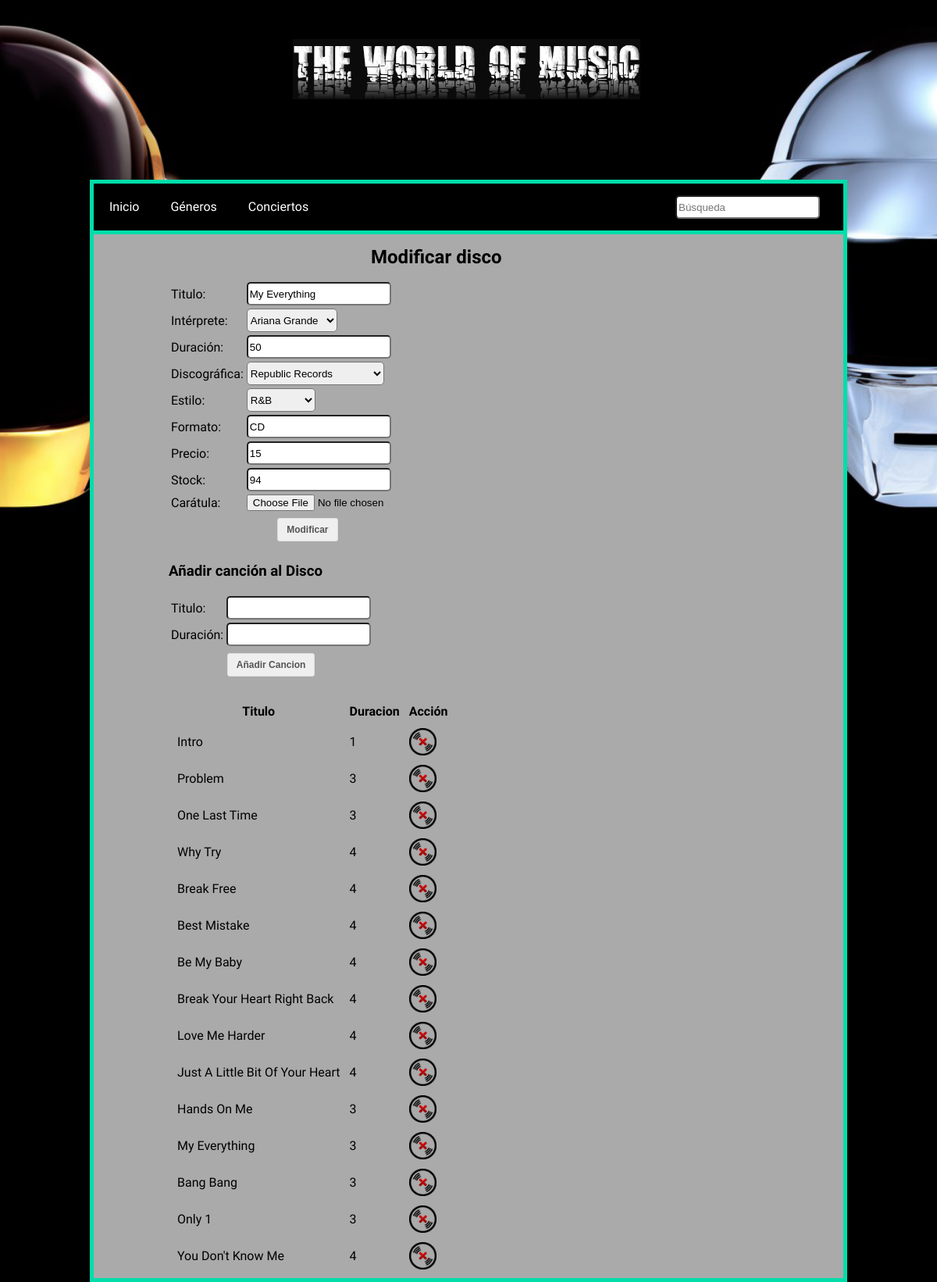
The app's page /modificardisco.php?idDisco=7 with its own data.
### tables this page shows
CREATE TABLE IF NOT EXISTS `disco` (
  `idDisco` int(5) NOT NULL,
  `titulo` varchar(50) DEFAULT NULL,
  `duracion` int(5) DEFAULT NULL,
  `formato` varchar(50) DEFAULT NULL,
  `precio` decimal(6,0) DEFAULT NULL,
  `stock` int(5) DEFAULT NULL,
  `caratula` varchar(50) NOT NULL,
  `idDiscografica` int(9) NOT NULL,
  `idInter` int(9) NOT NULL,
  `idEstilo` int(9) NOT NULL
);

CREATE TABLE IF NOT EXISTS `canciones` (
  `idCancion` int(9) NOT NULL,
  `titulo` varchar(50) NOT NULL,
  `duracion` int(9) NOT NULL,
  `idDisco` int(5) NOT NULL
);

### modificardisco.php (the view, shortened to what this page needs)
<html>
    <head>
        <?php
            switch ($line["tema"]) {
        ?>
        <?php
                default:
        ?>
                    <link href="css/estilos.css" rel="stylesheet" type="text/css">
        <?php
                    break;
            }
        ?>
        <link href="css/estilosModificar.css" rel="stylesheet" type="text/css">
    </head>
    <body>
    <div id="top">
        <a href="index.php"><div id="logo"></div></a>
    </div>
    <div id="middle">
        <?php
            include("menu.php");
        ?>
        <div id="contenido">
        <?php
        if(!empty($_GET['idDisco'])){
            $query="SELECT * FROM disco where idDisco='".$_GET['idDisco']."'";
            $result = mysql_query($query) or die('Consulta fallida: ' . mysql_error());
            $line = mysql_fetch_array($result, MYSQL_ASSOC);
            $query = "SELECT * FROM interprete";
            $result2 = mysql_query($query) or die('Consulta fallida: ' . mysql_error());
            $query = "SELECT * FROM discografica";
            $result3 = mysql_query($query) or die('Consulta fallida: ' . mysql_error());
            $query = "SELECT * FROM estilo";
            $result4 = mysql_query($query) or die('Consulta fallida: ' . mysql_error());
            $query="SELECT * FROM canciones where idDisco='".$_GET['idDisco']."'";
            $result5 = mysql_query($query) or die('Consulta fallida: ' . mysql_error());
            echo "<h2>Modificar disco</h2>";
            echo "<form method='post'  action='modificardisco.php'>";
            echo "<table>";
            echo "<tr><td>Titulo:</td><td><input type='text' class='texto' name='titulo' value='".$line['titulo']."' required></td></tr>";
            echo "<tr><td>Intérprete:</td><td><select class='texto' name='interp'>";
            while ($line2 = mysql_fetch_array($result2, MYSQL_ASSOC)) {
                if($line['idInter']==$line2['idInt']){
                    echo "<option value='".$line2['idInt']."' selected>".$line2['alias']."</option>";
                }else{
                    echo "<option value='".$line2['idInt']."'>".$line2['alias']."</option>";
                }
            }
            echo "<tr><td>Duración:</td><td><input type='text' class='texto' name='duracion' value='".$line['duracion']."'></td></tr>";
            echo "<tr><td>Discográfica:</td><td><select class='texto' name='discog'>";
            while ($line3 = mysql_fetch_array($result3, MYSQL_ASSOC)) {
                if($line['idDiscografica']==$line3['idDiscografica']){
                    echo "<option value='".$line3['idDiscografica']."' selected>".$line3['nombre']."</option>";
                }else{
                    echo "<option value='".$line3['idDiscografica']."'>".$line3['nombre']."</option>";
                }
            }
            echo "<tr><td>Estilo:</td><td><select class='texto' name='estilo'>";
            while ($line4 = mysql_fetch_array($result4, MYSQL_ASSOC)) {
                if($line['idEstilo']==$line4['idEstilo']){
                    echo "<option value='".$line4['idEstilo']."' selected>".$line4['tipo']."</option>";
                }else{
                    echo "<option value='".$line4['idEstilo']."'>".$line4['tipo']."</option>";
                }
            }
            echo "<tr><td>Formato:</td><td><input type='text' class='texto' name='formato' value='".$line['formato']."'></td></tr>";
            echo "<tr><td>Precio:</td><td><input type='text' class='texto' name='precio' value='".$line['precio']."'></td></tr>";
            echo "<tr><td>Stock:</td><td><input type='text' class='texto' name='stock' value='".$line['stock']."'></td></tr>";
            echo "<tr><td>Carátula:</td><td><input type='file' accept='image/*' name='caratula'></td></tr>";
            echo "<tr><td colspan=2 align=center><input type='submit' name='modif' class='button' value='Modificar'></td></tr>";
            echo "</table>";
            echo "</form>";
            echo "<h3>Añadir canción al Disco</h3>";
            echo "<form method='post' action='modificardisco.php'>";
            echo "<table>";
            echo "<tr><td>Titulo:</td><td><input type='text' class='texto' name='titulo' required></td></tr>";
            echo "<tr><td>Duración:</td><td><input type='text' class='texto' name='duracion' required></td></tr>";
            echo "<tr><td colspan=2 align=center><input type='submit' name='anadirCan' class='button' value='Añadir Cancion'></td></tr>";
            echo "</table>";
            echo "</form>";
            echo "<table id='listaCa' cellspacing=10>";
            echo "<tr><th>Titulo</th><th>Duracion</th><th>Acción</th>";
            while ($line5 = mysql_fetch_array($result5, MYSQL_ASSOC)) {
                $cod=$line5['idCancion'];
                echo "<tr><td>".$line5['titulo']."</td><td>".$line5['duracion']."</td>
                <td><a href='eliminar.php?idCancion=$cod'><img src='imagenes/eliminar.png' onclick='javascript:return confirmacion();' title='Eliminar' width='35px' height='35px'></a></td></tr>";
            }
        }
    ?>
        </div>
    </div>
    </body>
</html>

### css/estilos.css (style rules this page uses)
body { margin: 0 auto; background-image: url(../imagenes/fondo.png); background-repeat: no-repeat; background-size: 100%; background-color: #000; font-family: 'Muli', sans-serif; }
.button { display: inline-block; text-decoration: none; font: bold 12px/12px Arial !important; padding: 8px 11px; color: #555; border: 1px solid #dedede; border-radius: 3px; margin: 5px; cursor: pointer; }
.texto { height: 30px; border-radius: 5px; display: inline-block; }
#top { margin-top: 50px; }
#logo { margin: 0 auto; width: 450px; height: 80px; background-image: url(../imagenes/logo.png); background-repeat: no-repeat; }
#middle { width: 80%; margin: 0 auto; background-color: #AAA; border: 5px solid #0DA; }
#contenido { width: 80%; margin: 0 auto; }
#contenido>h2 { width: 250px; margin: 0 auto; margin-top: 15px; margin-bottom: 15px; }
#contenido>h3 { width: 500px; }

### css/estilosModificar.css (style rules this page uses)
#middle { margin-top: 100px; }

### records on screen
disco: titulo "My Everything", duracion "50", formato "CD", precio "15", stock "94"
canciones: titulo "Intro", duracion "1"
canciones: titulo "Problem", duracion "3"
canciones: titulo "One Last Time", duracion "3"
canciones: titulo "Why Try", duracion "4"
canciones: titulo "Break Free", duracion "4"
canciones: titulo "Best Mistake", duracion "4"
canciones: titulo "Be My Baby", duracion "4"
canciones: titulo "Break Your Heart Right Back", duracion "4"
canciones: titulo "Love Me Harder", duracion "4"
canciones: titulo "Just A Little Bit Of Your Heart", duracion "4"
canciones: titulo "Hands On Me", duracion "3"
canciones: titulo "My Everything", duracion "3"
canciones: titulo "Bang Bang", duracion "3"
canciones: titulo "Only 1", duracion "3"
canciones: titulo "You Don't Know Me", duracion "4"

### other values on screen
form field interp "Ariana Grande"
form field discog "Republic Records"
form field estilo "R&B"
